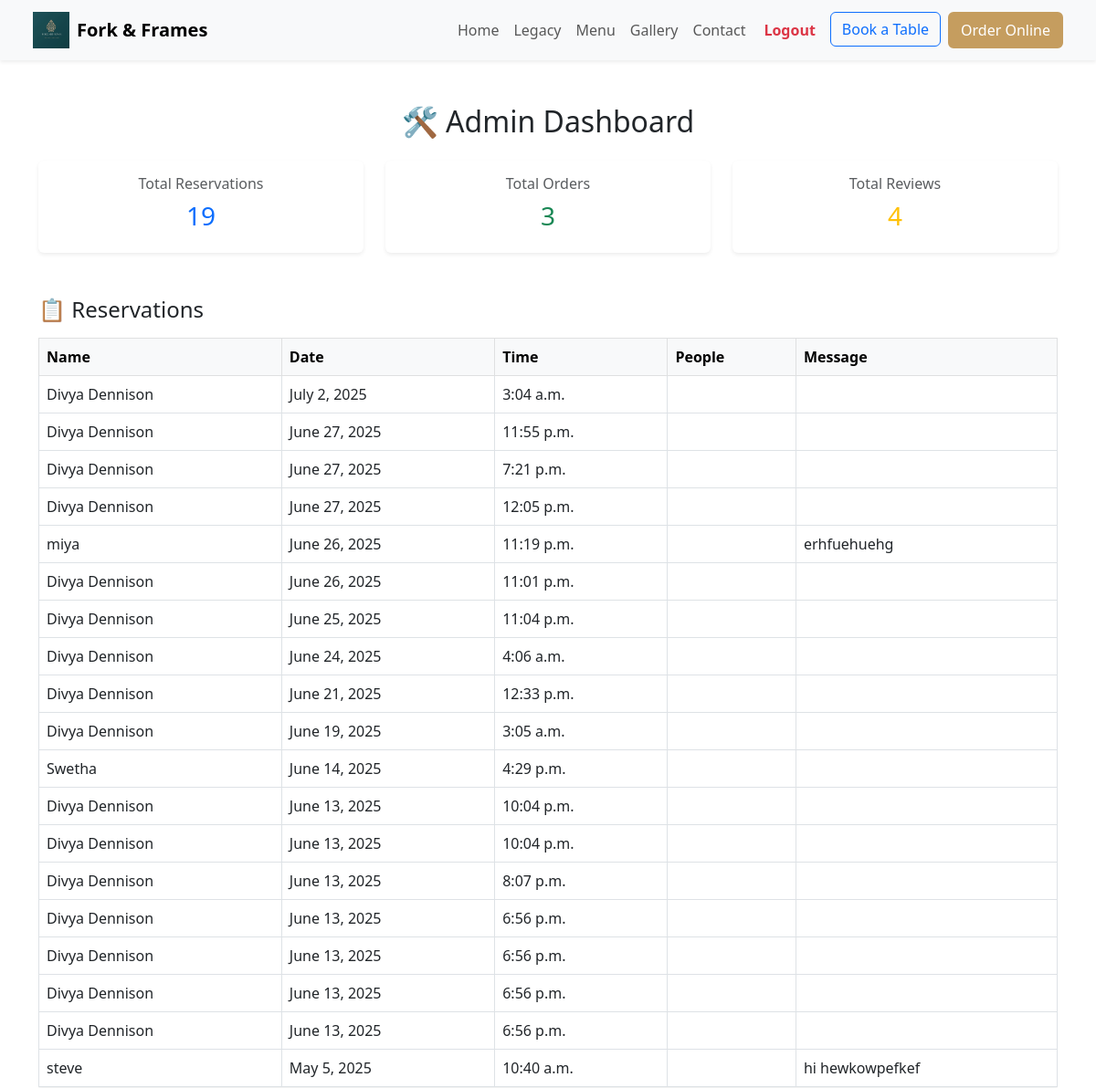
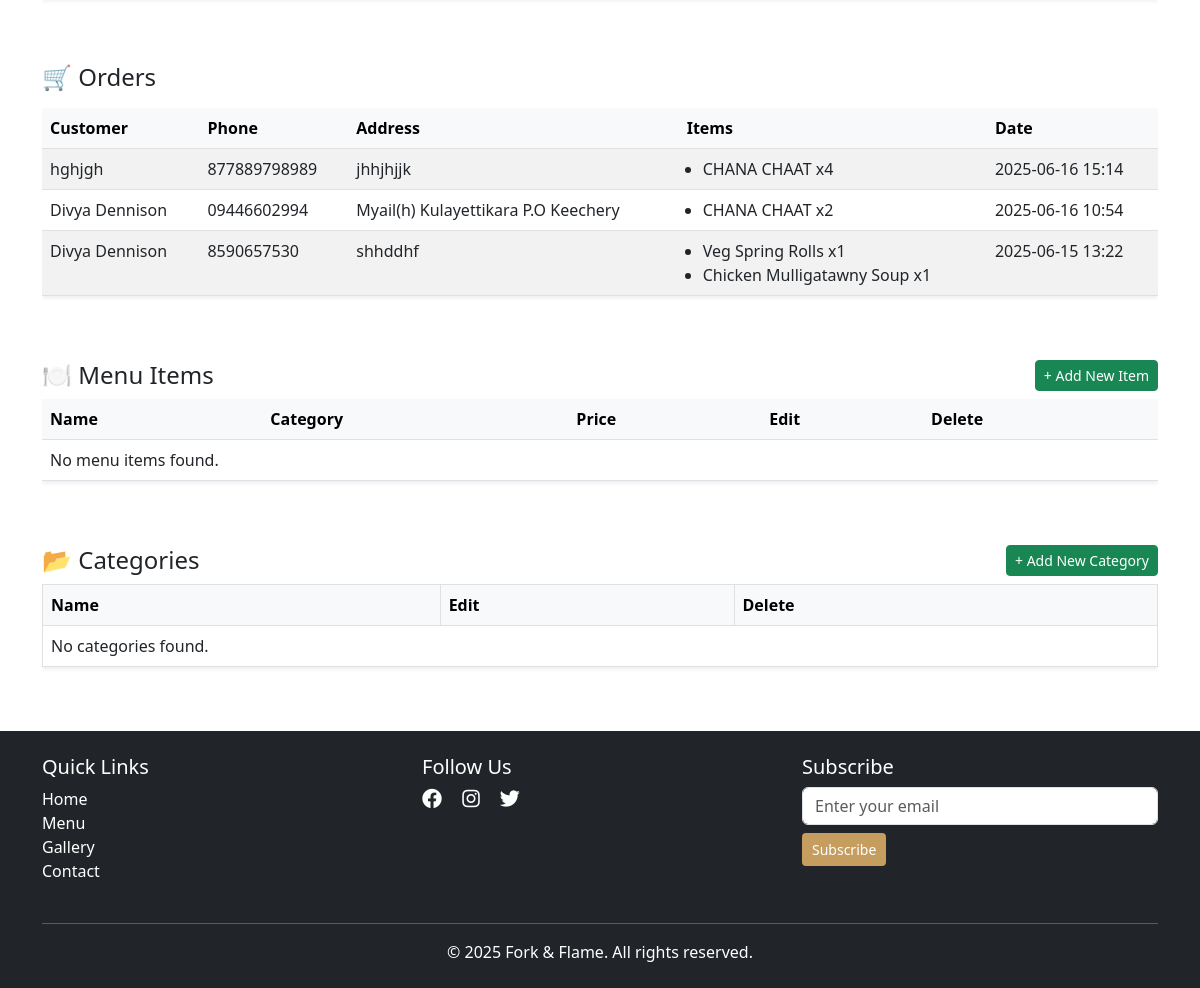
The app's page /admin-dashboard/ (signed in) with its own data (2 pictures, top to bottom).
### restaurant_app/models.py (models this page shows, shortened)
class Reservation(models.Model):
    name = models.CharField(max_length=100)
    email = models.EmailField()
    phone = models.CharField(max_length=20)
    guests = models.PositiveIntegerField()
    date = models.DateField()
    time = models.TimeField()
    message = models.TextField(blank=True, null=True)

class Order(models.Model):
    customer_name = models.CharField(max_length=100)
    phone = models.CharField(max_length=15)
    address = models.TextField()
    created_at = models.DateTimeField(auto_now_add=True)

class OrderItem(models.Model):
    order = models.ForeignKey(Order, on_delete=models.CASCADE, related_name='items')
    menu_item = models.ForeignKey(MenuItem, on_delete=models.CASCADE)
    quantity = models.PositiveIntegerField(default=1)

class MenuItem(models.Model):
    category = models.ForeignKey(Category, on_delete=models.CASCADE, null=True, blank=True)
    name = models.CharField(max_length=200)
    description = models.TextField(blank=True)
    price = models.DecimalField(max_digits=6, decimal_places=2)
    image = models.ImageField(upload_to='menu_images/', blank=True, null=True)

### restaurant_app/views.py (the view)
# urls.py: path('admin-dashboard/', views.admin_dashboard, name='admin_dashboard'),
@login_required
def admin_dashboard(request):
    if not request.user.is_staff:
        return redirect('home')
    reservations = Reservation.objects.order_by('-date', '-time')
    orders = Order.objects.order_by('-created_at')
    reviews = Review.objects.order_by('-created_at')
    total_reservations = reservations.count()
    total_orders = orders.count()
    total_reviews = reviews.count()
    return render(request, 'restaurant_app/admin_dashboard.html', {
        'reservations': reservations,
        'orders': orders,
        'reviews': reviews,
          'total_reservations': total_reservations,
    'total_orders': total_orders,
    'total_reviews': total_reviews,
    })

### restaurant_app/templates/restaurant_app/admin_dashboard.html (shortened to what this page needs)
{% extends 'restaurant_app/base.html' %}
{% load static %}
{% block content %}
<div class="container my-5">
    <h2 class="mb-4 text-center">🛠️ Admin Dashboard</h2>
<div class="row text-center mb-5">
    <div class="col-md-4">
        <div class="card shadow-sm border-0">
            <div class="card-body">
                <h6 class="text-muted">Total Reservations</h6>
                <h3 class="text-primary">{{ total_reservations }}</h3>
            </div>
        </div>
    </div>
    <div class="col-md-4">
        <div class="card shadow-sm border-0">
            <div class="card-body">
                <h6 class="text-muted">Total Orders</h6>
                <h3 class="text-success">{{ total_orders }}</h3>
            </div>
        </div>
    </div>
    <div class="col-md-4">
        <div class="card shadow-sm border-0">
            <div class="card-body">
                <h6 class="text-muted">Total Reviews</h6>
                <h3 class="text-warning">{{ total_reviews }}</h3>
            </div>
        </div>
    </div>
</div>
    <div class="admin-section mb-5">
        <h4 class="mb-3">📋 Reservations</h4>
        <div class="table-responsive">
            <table class="table table-bordered table-hover shadow-sm bg-white">
                <thead class="table-light">
                    <tr>
                        <th>Name</th>
                        <th>Date</th>
                        <th>Time</th>
                        <th>People</th>
                        <th>Message</th>
                    </tr>
                </thead>
                <tbody>
                    {% for r in reservations %}
                    <tr>
                        <td>{{ r.name }}</td>
                        <td>{{ r.date }}</td>
                        <td>{{ r.time }}</td>
                        <td>{{ r.people }}</td>
                        <td>{{ r.message }}</td>
                    </tr>
                    {% empty %}
                    <tr><td colspan="5">No reservations found.</td></tr>
                    {% endfor %}
                </tbody>
            </table>
        </div>
    </div>
    <div class="admin-section mb-5">
        <h4 class="mb-3">🛒 Orders</h4>
        <div class="table-responsive">
            <table class="table table-striped table-hover shadow-sm bg-white">
                <thead class="table-light">
                    <tr>
                        <th>Customer</th>
                        <th>Phone</th>
                        <th>Address</th>
                        <th>Items</th>
                        <th>Date</th>
                    </tr>
                </thead>
                <tbody>
                    {% for o in orders %}
                    <tr>
                        <td>{{ o.customer_name }}</td>
                        <td>{{ o.phone }}</td>
                        <td>{{ o.address }}</td>
                        <td>
                            <ul class="mb-0 ps-3">
                                {% for item in o.items.all %}
                                <li>{{ item.menu_item.name }} x{{ item.quantity }}</li>
                                {% endfor %}
                            </ul>
                        </td>
                        <td>{{ o.created_at|date:"Y-m-d H:i" }}</td>
                    </tr>
                    {% empty %}
                    <tr><td colspan="5">No orders found.</td></tr>
                    {% endfor %}
                </tbody>
            </table>
        </div>
    </div>
    <div class="admin-section mb-5">
        <h4 class="d-flex justify-content-between align-items-center">
            🍽️ Menu Items
            <a href="{% url 'menuitem_create' %}" class="btn btn-success btn-sm">+ Add New Item</a>
        </h4>
        <div class="table-responsive">
            <table class="table table-hover shadow-sm bg-white">
                <thead class="table-light">
                    <tr>
                        <th>Name</th>
                        <th>Category</th>
                        <th>Price</th>
                        <th>Edit</th>
                        <th>Delete</th>
                    </tr>
                </thead>
                <tbody>
                    {% for item in menu_items %}
                    <tr>
                        <td>{{ item.name }}</td>
                        <td>{{ item.category.name }}</td>
                        <td>₹{{ item.price }}</td>
                        <td><a href="{% url 'menuitem_edit' item.id %}" class="btn btn-warning btn-sm">Edit</a></td>
                        <td><a href="{% url 'menuitem_delete' item.id %}" class="btn btn-danger btn-sm">Delete</a></td>
                    </tr>
                    {% empty %}
                    <tr><td colspan="5">No menu items found.</td></tr>
                    {% endfor %}
                </tbody>
            </table>
        </div>
    </div>
    <div class="admin-section mb-5">
        <h4 class="d-flex justify-content-between align-items-center">
            📂 Categories
            <a href="{% url 'category_create' %}" class="btn btn-success btn-sm">+ Add New Category</a>
        </h4>
        <div class="table-responsive">
            <table class="table table-bordered table-hover shadow-sm bg-white">
                <thead class="table-light">
                    <tr>
                        <th>Name</th>
                        <th>Edit</th>
                        <th>Delete</th>
                    </tr>
                </thead>
                <tbody>
                    {% for category in categories %}
                    <tr>
                        <td>{{ category.name }}</td>
                        <td><a href="{% url 'category_edit' category.id %}" class="btn btn-warning btn-sm">Edit</a></td>
                        <td><a href="{% url 'category_delete' category.id %}" class="btn btn-danger btn-sm">Delete</a></td>
                    </tr>
                    {% empty %}
                    <tr><td colspan="3">No categories found.</td></tr>
                    {% endfor %}
                </tbody>
            </table>
        </div>
    </div>
</div>
{% endblock %}

### restaurant_app/templates/restaurant_app/base.html (shortened to what this page needs)
{% load static %}
<!DOCTYPE html>
<html lang="en">
<head>
  <link href="https://cdn.jsdelivr.net/npm/bootstrap@5.3.0/dist/css/bootstrap.min.css" rel="stylesheet">
  <link rel="stylesheet" href="https://cdnjs.cloudflare.com/ajax/libs/font-awesome/6.4.0/css/all.min.css">
  <link rel="stylesheet" href="{% static 'css/home.css' %}">
</head>
<body>
  <nav class="navbar navbar-expand-md navbar-light bg-light shadow-sm sticky-top px-4 py-2">
    <div class="container-fluid">
      <a class="navbar-brand d-flex align-items-center" href="{% url 'home' %}">
        <img src="{% static 'images/logo.jpg' %}" alt="Logo" class="me-2" style="height: 40px;">
        <span class="fw-bold">Fork & Frames</span>
      </a>
      <div class="collapse navbar-collapse" id="mainNavbar">
        <ul class="navbar-nav ms-auto mb-2 mb-md-0">
          <li class="nav-item"><a class="nav-link" href="{% url 'home' %}">Home</a></li>
          <li class="nav-item"><a class="nav-link" href="{% url 'legacy' %}">Legacy</a></li>
          <li class="nav-item"><a class="nav-link" href="{% url 'menu_list' %}">Menu</a></li>
          <li class="nav-item"><a class="nav-link" href="{% url 'gallery' %}">Gallery</a></li>
          <li class="nav-item"><a class="nav-link" href="{% url 'contact' %}">Contact</a></li>
{% if user.is_authenticated %}
  <li class="nav-item">
    <form method="post" action="{% url 'logout' %}" class="d-inline">
      <button type="submit" class="btn btn-link nav-link text-danger fw-semibold">
         Logout
      </button>
    </form>
  </li>
{% else %}
  <li class="nav-item"><a class="nav-link" href="{% url 'login' %}">Login</a></li>
  <li class="nav-item"><a class="nav-link" href="{% url 'register' %}">Sign Up</a></li>
{% endif %}
          <li class="nav-item"><a class="btn btn-outline-primary ms-2" href="{% url 'reservation' %}">Book a Table</a></li>
          <li class="nav-item"><a class="btn btn-primary ms-2" href="{% url 'place_order' %}">Order Online</a></li>
        </ul>
      </div>
    </div>
  </nav>
  <main>
    {% block content %}{% endblock %}
  </main>
  {% include 'restaurant_app/footer.html' %}
</body>
</html>

### restaurant_app/templates/restaurant_app/footer.html
<footer class="bg-dark text-white py-4 mt-5">
  <div class="container">
    <div class="row">
      <div class="col-md-4">
        <h5>Quick Links</h5>
        <ul class="list-unstyled">
          <li><a href="{% url 'home' %}" class="text-white text-decoration-none">Home</a></li>
          <li><a href="{% url 'menu_list' %}" class="text-white text-decoration-none">Menu</a></li>
          <li><a href="{% url 'gallery' %}" class="text-white text-decoration-none">Gallery</a></li>
          <li><a href="#contact" class="text-white text-decoration-none">Contact</a></li>
        </ul>
      </div>
      <div class="col-md-4">
        <h5>Follow Us</h5>
        <a href="#" class="text-white me-3"><i class="fab fa-facebook fa-lg"></i></a>
        <a href="#" class="text-white me-3"><i class="fab fa-instagram fa-lg"></i></a>
        <a href="#" class="text-white me-3"><i class="fab fa-twitter fa-lg"></i></a>
      </div>
      <div class="col-md-4">
        <h5>Subscribe</h5>
        <form>
          <input type="email" class="form-control mb-2" placeholder="Enter your email">
          <button class="btn btn-primary btn-sm" type="submit">Subscribe</button>
        </form>
      </div>
    </div>
    <hr class="bg-white mt-4">
    <p class="text-center mb-0">&copy; 2025 Fork & Flame. All rights reserved.</p>
  </div>
</footer>

### restaurant_app/static/css/home.css (style rules this page uses)
.btn-primary, .signup-btn { background: #c59d5f; color: #fff; border: 2px solid #c59d5f; }

### records on screen
Reservation: name "Divya Dennison", date "July 2, 2025", time "3:04 a.m."
Reservation: name "Divya Dennison", date "June 27, 2025", time "11:55 p.m."
Reservation: name "Divya Dennison", date "June 27, 2025", time "7:21 p.m."
Reservation: name "Divya Dennison", date "June 27, 2025", time "12:05 p.m."
Reservation: name "miya", date "June 26, 2025", time "11:19 p.m.", message "erhfuehuehg"
Reservation: name "Divya Dennison", date "June 26, 2025", time "11:01 p.m."
Reservation: name "Divya Dennison", date "June 25, 2025", time "11:04 p.m."
Reservation: name "Divya Dennison", date "June 24, 2025", time "4:06 a.m."
Reservation: name "Divya Dennison", date "June 21, 2025", time "12:33 p.m."
Reservation: name "Divya Dennison", date "June 19, 2025", time "3:05 a.m."
Reservation: name "Swetha", date "June 14, 2025", time "4:29 p.m."
Reservation: name "Divya Dennison", date "June 13, 2025", time "10:04 p.m."
Reservation: name "Divya Dennison", date "June 13, 2025", time "10:04 p.m."
Reservation: name "Divya Dennison", date "June 13, 2025", time "8:07 p.m."
Reservation: name "Divya Dennison", date "June 13, 2025", time "6:56 p.m."
Reservation: name "Divya Dennison", date "June 13, 2025", time "6:56 p.m."
Reservation: name "Divya Dennison", date "June 13, 2025", time "6:56 p.m."
Reservation: name "Divya Dennison", date "June 13, 2025", time "6:56 p.m."
Reservation: name "steve", date "May 5, 2025", time "10:40 a.m.", message "hi hewkowpefkef"
Order: customer_name "hghjgh", phone "877889798989", address "jhhjhjjk", created_at "2025-06-16 15:14"
OrderItem: menu_item.name "CHANA CHAAT", quantity "4"
Order: customer_name "Divya Dennison", phone "09446602994", address "Myail(h) Kulayettikara P.O Keechery", created_at "2025-06-16 10:54"
OrderItem: menu_item.name "CHANA CHAAT", quantity "2"
Order: customer_name "Divya Dennison", phone "8590657530", address "shhddhf", created_at "2025-06-15 13:22"
OrderItem: menu_item.name "Veg Spring Rolls", quantity "1"
OrderItem: menu_item.name "Chicken Mulligatawny Soup", quantity "1"

### other values on screen
{{ total_reservations }} "19"
{{ total_orders }} "3"
{{ total_reviews }} "4"
